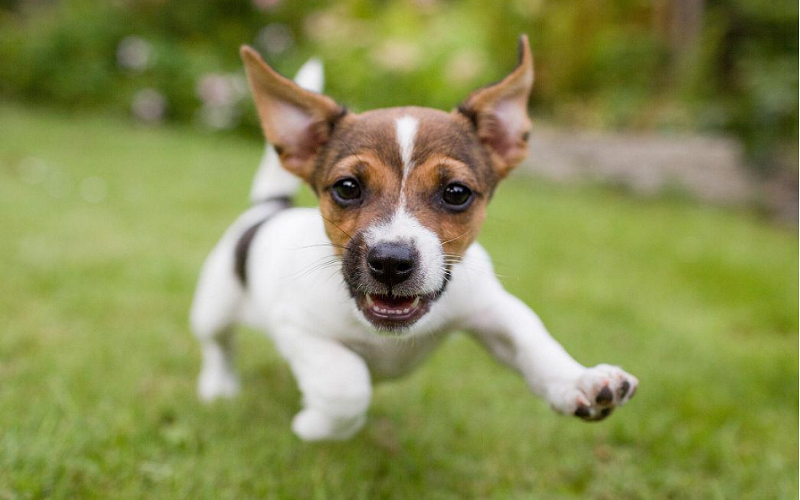
#> input picture datas/dog.png, 800 x 500 px
$ python opencv_target_detection.py
#> lines starting #> are read from the running program, lines starting #| are printed output that depends on the picture
import pickle
from glob import glob

import numpy as np
import cv2 as cv
from pathlib import Path
from tqdm import *
from skimage.segmentation import felzenszwalb


def stage1():
    out_dir = Path("./output/01/dog/images")
    out_dir.mkdir(parents=True, exist_ok=True)
    img = cv.imread("./datas/dog.png")
    h, w, _ = img.shape
    scales = [
        [400, 450]
    ]
    rk = 10
    for kh, kw in tqdm(scales):
        for sh in range(0, h - kh, rk):
            eh = sh + kh
            for sw in range(0, w - kw, rk):
                ew = sw + kw

                cv.imwrite(str(out_dir / f"{kh}_{kw}_{sh}_{sw}.png"), img[sh:eh, sw:ew, :])


def stage1_felzenszwalb():
    out_dir = Path("./output/01/dog/images")
    out_dir.mkdir(parents=True, exist_ok=True)
    img = cv.imread("./datas/dog.png")
#> img is the input picture: shape (500, 800, 3); mean B, G, R 82.9, 143, 137.4

    img_mask = felzenszwalb(img)
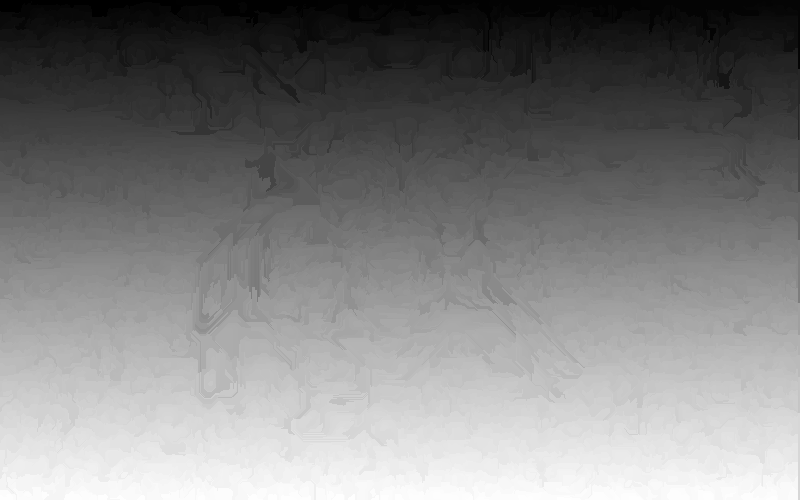
#> img_mask: shape (500, 800) int64; min 0, max 5852, mean 2921.8; drawn with min black and max white
    cv.imshow("img", img)
    cv.imshow("img_mask", img_mask / img_mask.max())

    cv.waitKey(0)
    cv.destroyAllWindows()


def stage2():
    def _img_feature(_img):
        return np.bincount(_img.ravel(), minlength=256)

    features = []
    img_files = glob("./output/01/dog/images/*.png")
    out_dir = Path("./output/01/dog")
    out_dir.mkdir(parents=True, exist_ok=True)

    for img_file in tqdm(img_files):
        img = cv.imread(img_file)
        features.append(_img_feature(img))

    features = np.asarray(features)
    with open(str(out_dir / "features.pkl"), "wb") as writer:
        pickle.dump({"files": img_files, "features": features}, writer)


def stage3():
    out_dir = Path("./output/01/dog")
    with open(str(out_dir / "features.pkl"), "rb") as reader:
        obj = pickle.load(reader)
        img_files = obj["files"]
        features = obj["features"]


if __name__ == '__main__':
    # stage1()
    # stage2()
    stage1_felzenszwalb()
